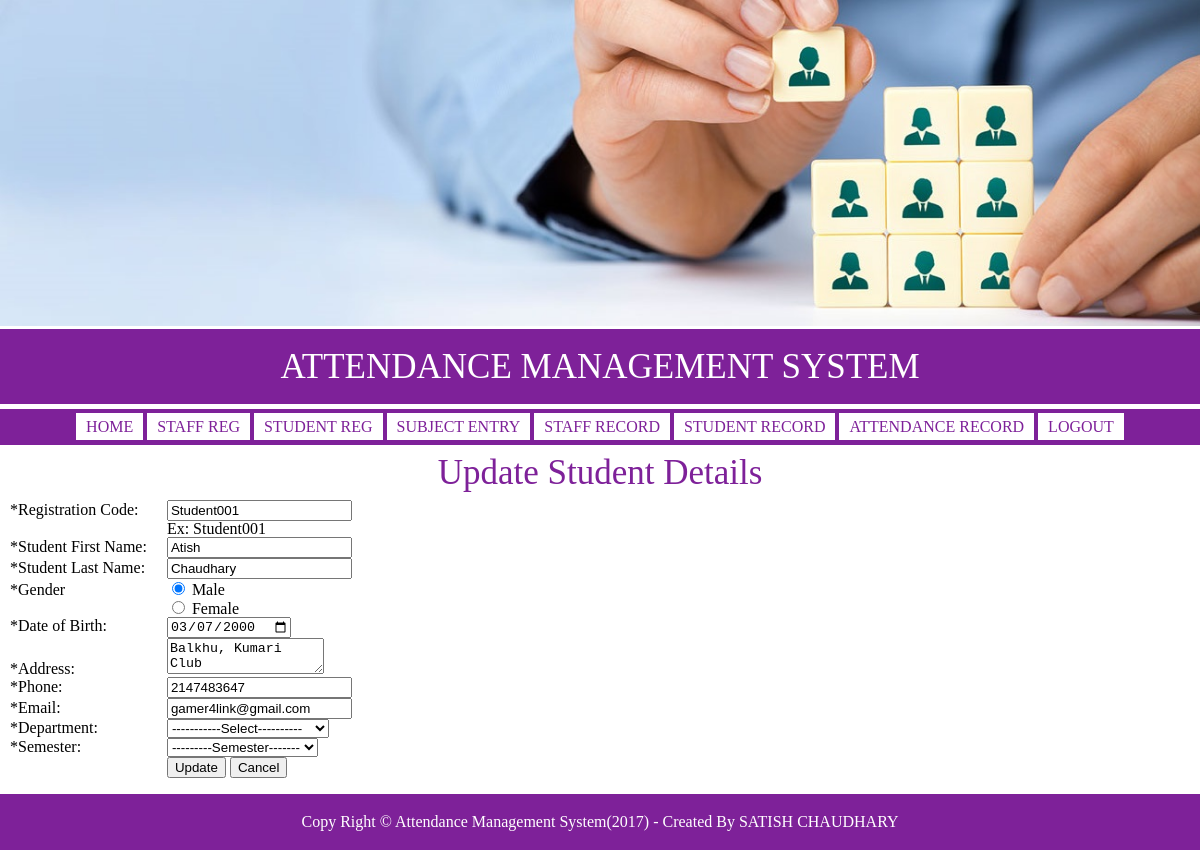
Screenshot of /updateStudentDetails.php?id=2 with the database file from the repository.
### tables this page shows
CREATE TABLE `student_tbl` (
  `student_id` int(11) NOT NULL,
  `subject_id` int(11) NOT NULL,
  `registration_code` varchar(255) NOT NULL,
  `fname` varchar(255) NOT NULL,
  `lname` varchar(255) NOT NULL,
  `gender` varchar(255) NOT NULL,
  `dob` date NOT NULL,
  `address` text NOT NULL,
  `phone` int(11) NOT NULL,
  `email` varchar(255) NOT NULL,
  `semester` varchar(255) NOT NULL
);

### classes/class.user.php (called while the page is built, shortened)
<?php
class USER{
	private $conn;
	public function __construct()
    {
        $database = new Database();
        $db = $database->dbConn();
        $this->conn = $db;
    }
	public function runQuery($sql){
		$stmt = $this->conn->prepare($sql);
		return $stmt;
	}
}
?>

### updateStudentDetails.php (the view, shortened to what this page needs)
<?php
$id = $_GET["id"];
include_once 'include/adminheader.php';
?>
	<section class="body">
		<div class="form-container">
			<h1>update student details</h1>
			<?php
            require_once 'classes/class.user.php';
            $user=new USER;
				$stmt = $user->runQuery("SELECT * FROM student_tbl WHERE student_id = '$id'");
				$stmt->execute();
				while($row = $stmt->fetch(PDO::FETCH_ASSOC)){
					$registration_code = $row["registration_code"];
                    $student_fname = $row["fname"];
                    $student_lname = $row["lname"];
					$dob = $row["dob"];
					$address = $row["address"];
					$phone = $row["phone"];
                    $email = $row["email"];
				}
			?>
			<table align="center">
				<form method="post" action="">
					<tr>
						<td>*Registration Code:</td>
						<td>
							<input type="text" name="code" placeholder="Student001" value="<?php echo $registration_code; ?>">
							<p>Ex: Student001</p>
						</td>
					</tr>
					<tr>
						<td>*Student First Name:</td>
						<td><input type="text" name="fname" placeholder="First Name" value="<?php echo $student_fname; ?>"/></td>
					</tr>
					<tr>
						<td>*Student Last Name:</td>
						<td><input type="text" name="lname" placeholder="Last Name" value="<?php echo $student_lname; ?>"/></td>
					</tr>
					<tr>
						<td>*Gender</td>
						<td>
							<input type="radio" name="gender" value="Male" checked> Male<br>
							<input type="radio" name="gender" value="Female"> Female<br>
						</td>
					</tr>
					<tr>
						<td>*Date of Birth:</td>
						<td><input type="date" name="dob" value="<?php echo $dob; ?>"></td>
					</tr>
					<tr>
						<td>*Address:</td>
						<td><textarea name="address" cols="17"><?php echo $address; ?></textarea></td>
					</tr>
					<tr>
						<td>*Phone:</td>
						<td><input type="number" name="phone" placeholder="Phone" value="<?php echo $phone; ?>"></td>
					</tr>
					<tr>
						<td>*Email:</td>
						<td><input type="email" name="email" placeholder="Email" value="<?php echo $email; ?>"/></td>
					</tr>
					<tr>
						<td>*Department:</td>
						<td>
							<select name="department" id="d_id">
								<option value="">-----------Select----------</option>
							</select>
						</td>
					</tr>
					<tr>
						<td>*Semester:</td>
						<td>
							<select name="semester">
								<option>---------Semester-------</option>
							</select>
						</td>
					</tr>
					<tr>
						<td></td>
						<td><input type="submit" name="submit" value="Update" />
						<input type="reset" name="reset" value="Cancel" /></td>
					</tr>
				</form>
			</table>
		</div>
	</section>
	<br/>
<?php
include_once 'include/footer.php';
?>

### css/style.css (style rules this page uses)
.container h1, .contact-container h1, .form-container h1 { padding:10px 0; font-size: 35px; color: #7e2199; text-transform: capitalize; text-align: center; }
.form-container table tr { margin: 5px 0px; }
.form-container table tr td { padding: 0 10px; }

### rows the page displays
student_tbl: code "Student001", fname "Atish", lname "Chaudhary", dob "03/07/2000", address "Balkhu, Kumari Club", phone "2147483647", email "gamer4link@gmail.com"
